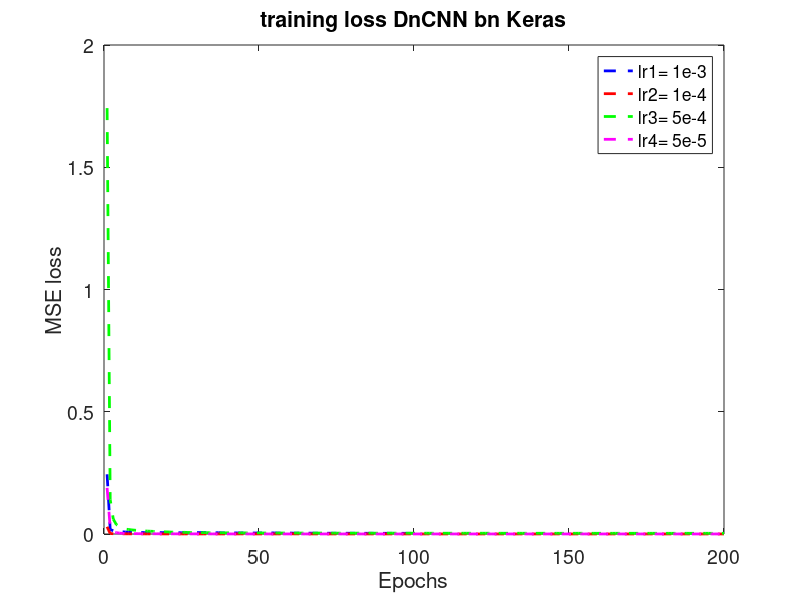
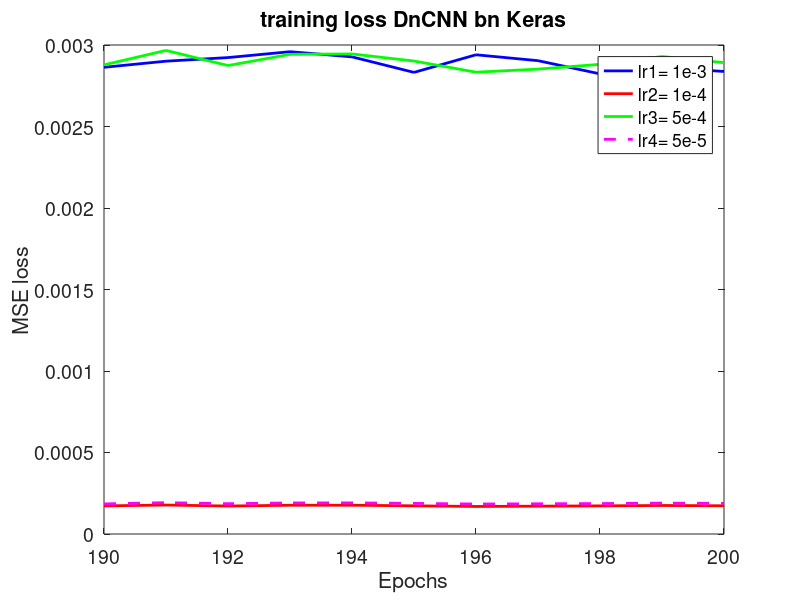

The MATLAB script that drew these images, in order:
clc 
close all
clear variables

%date: 07th June 2020
%VM
%with new excel that has true target for Unet bn model different lr values
%lr1 = 1e-3, lr2 = 1e-4, lr3 = 5e-4, lr4 = 5e-5, lr5 = 1e-5
font = 14;
linewidth = 2;
format long;

lr1 = load('lr1.txt'); %new result with lr=1e-3 and diff LR values and weights initalization
lr2 = load('lr2.txt'); %new result with lr=5e-4 and diff LR values and weights initalization
lr3 = load('lr3.txt'); %new result with lr=1e-4 and diff LR values and weights initalization
lr4 = load('lr4.txt'); %new result with lr=5e-5 and diff LR values and weights initalization

epochs = 200;
x=[1:epochs]';

figure, 
plot(x(1:100),lr1,'b--', 'Linewidth', linewidth);
hold on
plot(x,lr2,'r--', 'Linewidth', linewidth);
plot(x,lr3,'g--', 'Linewidth', linewidth);
plot(x,lr4,'m--', 'Linewidth', linewidth);
xlabel('Epochs');
ylabel('MSE loss');
title('training loss DnCNN bn Keras');
legend('lr1= 1e-3', 'lr2= 1e-4', 'lr3= 5e-4','lr4= 5e-5', 'Location', 'best');
%colormap(gray); colorbar;
set(gca,'FontSize',font);


figure, 
plot(x(190:200),lr1(90:100),'b-', 'Linewidth', linewidth);
hold on
plot(x(epochs-10:epochs),lr2(epochs-10:epochs),'r-', 'Linewidth', linewidth);
plot(x(epochs-10:epochs),lr3(epochs-10:epochs),'g-', 'Linewidth', linewidth);
plot(x(epochs-10:epochs),lr4(epochs-10:epochs),'m--', 'Linewidth', linewidth);
xlabel('Epochs');
ylabel('MSE loss');
title('training loss DnCNN bn Keras');
%legend('lr3= 1e-3', 'lr4= 1e-4 diff LR', 'lr41= 1e-4 diff LR weights', 'Location', 'best');
%legend('lr3= 1e-3', 'lr4= 1e-4 diff LR', 'lr41= 1e-4 diff LR weights','lr51= 1e-3 diff LR weights','lr61= 5e-5 diff LR weights', 'Location', 'best');
legend('lr1= 1e-3', 'lr2= 1e-4', 'lr3= 5e-4','lr4= 5e-5','Location', 'best');
%colormap(gray); colorbar;
set(gca,'FontSize',font);